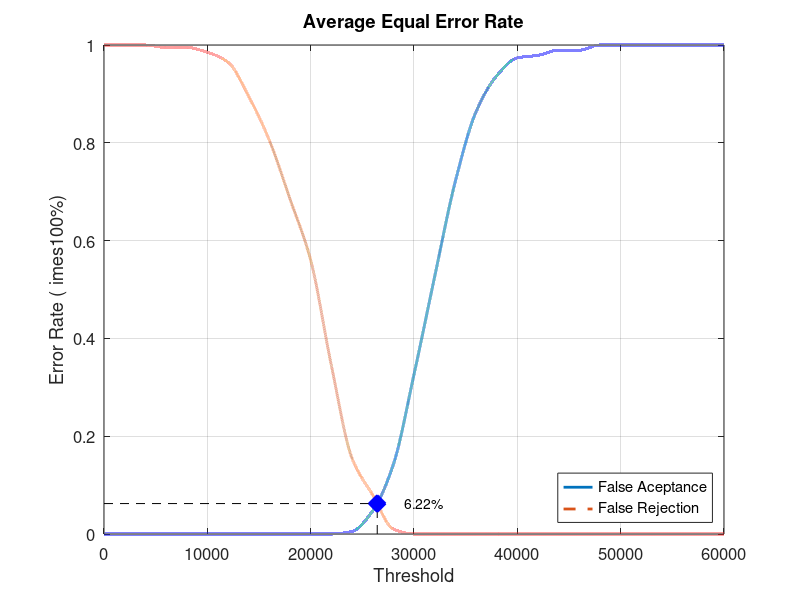
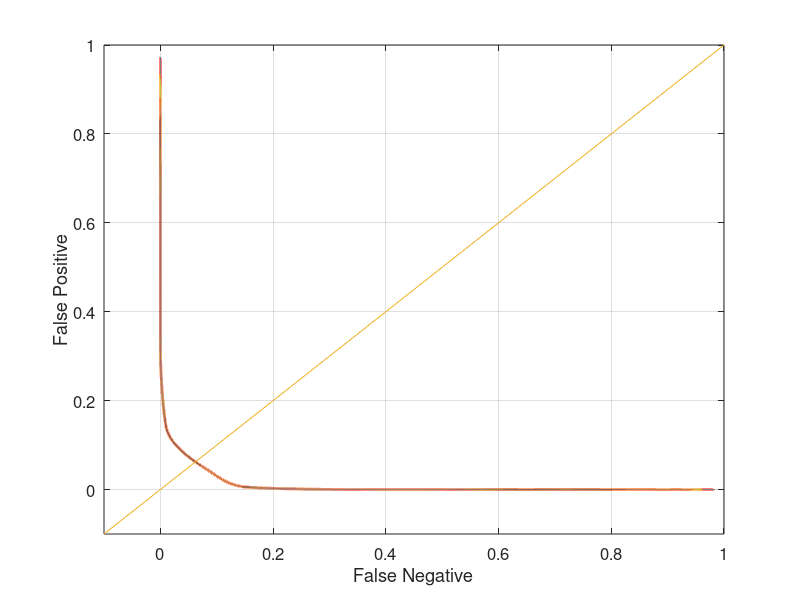

MATLAB code to generate these figures, in order:
close all;
clear;
clc;
x = 0:2000:60000;
xq = 0:0.5:60000;

y0 = [0 0 0 0 0 0 0 0 0 0 0 0 0.00526316 0.0473684 0.142105 0.326316 0.526316 0.721053 0.863158 0.936842 0.973684 0.978947 0.989474 0.989474 1 1 1 1 1 1 1]
yy0 = interp1(x, y0, xq, 'pchip');
y1 = [1 1 1 0.995 0.995 0.985 0.965 0.895 0.805 0.685 0.56 0.345 0.155 0.08 0.01 0 0 0 0 0 0 0 0 0 0 0 0 0 0 0 0]
yy1 = interp1(x, y1, xq, 'pchip');

% Calculating EER: 
y2 = abs(y0 - y1);
find(y2 == min(y2))
yy2 = abs(yy0 - yy1);
xEER = find(yy2 == min(yy2));
xEERIndex = xq(xEER) % X-axis EER
yEER = yy0(xEER) % Y-axis EER

main = figure
plot(xq, yy0,'-','LineWidth', 2);	hold on
plot(xq, yy1,'--','LineWidth', 2);	hold on
plot([xEERIndex xEERIndex], [0 yEER], 'k--');	hold on
plot([0 xEERIndex], [yEER yEER], 'k--');	hold on
plot(xEERIndex, yEER, 'bx', 'LineWidth', 10);	hold on
text(xEERIndex + 10 * xEERIndex / 100, yEER, [num2str(round((10000 * yEER)) / 100) '%'])
legend('False Aceptance', 'False Rejection', 'Location', 'SouthEast')
xlabel('Threshold')
ylabel('Error Rate (	imes100%)')
title('Average Equal Error Rate')
set(gca, 'FontSize', 12)
axis([0 60000 0 1])
grid on

print(main, 'Database2_4Main', '-dpng');
FNRxFPR = figure('Color', [1 1 1]);
plot(yy1, yy0, '-', yy1, yy0, 'LineWidth', 2);
hold on
y = -0.1:0.1:1
plot(y, y); 
set(gca, 'FontSize', 12)
xlabel('False Negative')
ylabel('False Positive')
axis([-0.1 1 -0.1 1])
set(gca, 'FontSize', 12)
grid on

print(FNRxFPR, 'Database2_4FNRxFPR','-dpng');
